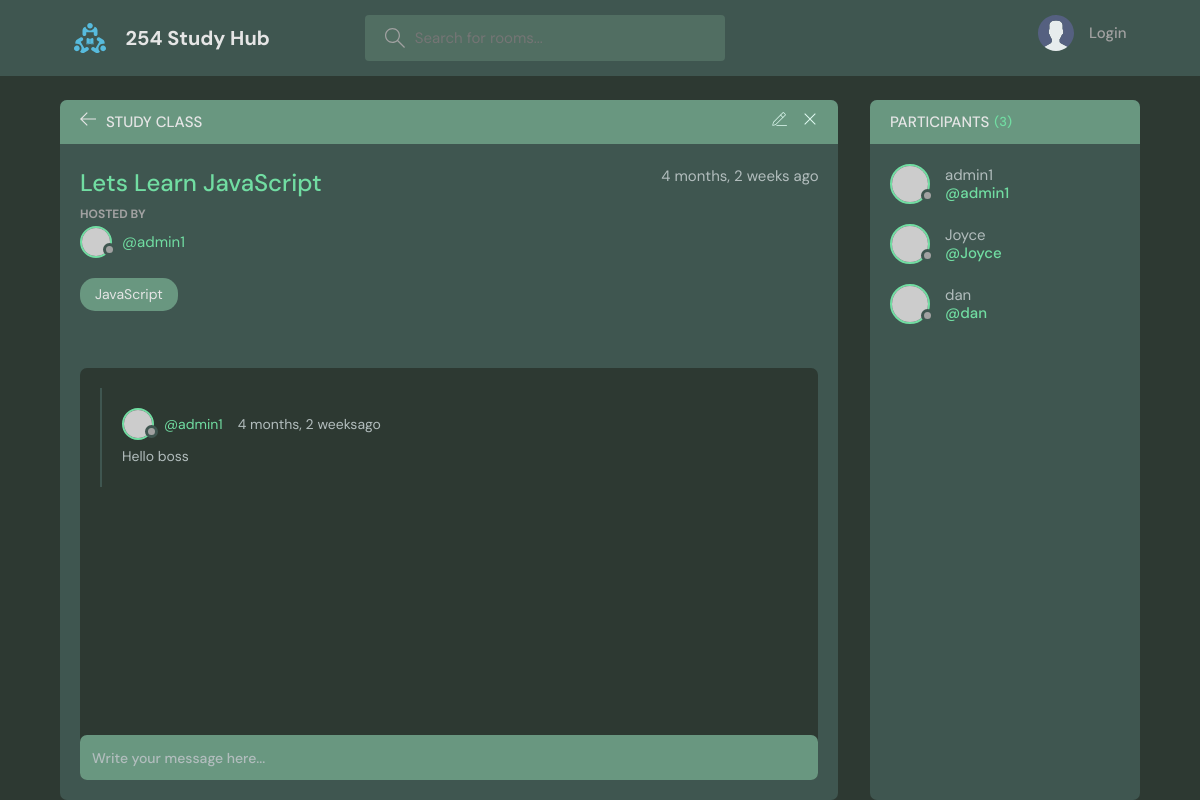
Page /room/2/ on the committed database.
### base/models.py (models this page shows, shortened)
class Room(models.Model):
    host =models.ForeignKey(User, on_delete=models.SET_NULL, null=True)
    topic =models.ForeignKey(Topic, on_delete=models.SET_NULL, null=True)
    name = models.CharField(max_length=200)
    description = models.TextField(null=True, blank=True)
    participants = models.ManyToManyField(User, related_name='participants', blank=True)
    updated = models.DateTimeField(auto_now=True)
    created = models.DateTimeField(auto_now_add=True)
    class Meta:
        ordering = ['-updated', '-created']

class Topic(models.Model):
    name = models.CharField(max_length=200)
    def __str__(self):
        return self.name

class Message(models.Model):
    user = models.ForeignKey(User, models.CASCADE)
    room = models.ForeignKey(Room, on_delete=models.CASCADE)
    body = models.TextField()
    updated = models.DateTimeField(auto_now=True)
    created = models.DateTimeField(auto_now_add=True)
    class Meta:
        ordering = ['-updated', '-created']

### base/views.py (the view, shortened to what this page needs)
# urls.py: path('room/<str:pk>/', views.room, name='room'),
def room(request, pk):
    room = Room.objects.get(id=pk)
    room_message = room.message_set.all()
    participants = room.participants.all()
    context = {'room':room, 'room_message':room_message, 'participants':participants}
    return render(request, 'base/room.html', context)

### base/templates/base/room.html (shortened to what this page needs)
{% extends 'main.html' %}
{% block content %}
    <main class="profile-page layout layout--2">
      <div class="container">
        <div class="room">
          <div class="room__top">
            <div class="room__topLeft">
              <a href="{% url 'home' %}">
                <svg version="1.1" xmlns="http://www.w3.org/2000/svg" width="32" height="32" viewBox="0 0 32 32">
                  <title>arrow-left</title>
                  <path
                    d="M13.723 2.286l-13.723 13.714 13.719 13.714 1.616-1.611-10.96-10.96h27.625v-2.286h-27.625l10.965-10.965-1.616-1.607z"
                  ></path>
                </svg>
              </a>
              <h3>Study Class</h3>
            </div>
            <div class="room__topRight">
              <a href="{% url 'update-room' room.id %}">
              </a>
              <a href="{% url 'delete-room' room.id %}">
                <svg version="1.1" xmlns="http://www.w3.org/2000/svg" width="32" height="32" viewBox="0 0 32 32">
                  <title>remove</title>
                  <path
                    d="M27.314 6.019l-1.333-1.333-9.98 9.981-9.981-9.981-1.333 1.333 9.981 9.981-9.981 9.98 1.333 1.333 9.981-9.98 9.98 9.98 1.333-1.333-9.98-9.98 9.98-9.981z"
                  ></path>
                </svg>
              </a>
            </div>
          </div>
          <div class="room__box scroll">
            <div class="room__header scroll">
              <div class="room__info">
                <h3>{{room.name}}</h3>
                <span>{{room.created | timesince}} ago </span>
              </div>
              <div class="room__hosted">
                <p>HOSTED BY</p>
                <a href="{% url 'user-profile' room.host.id %}" class="room__author">
                  <div class="avatar avatar--small">
                    <img src="https://randomuser.me/api/portraits/men/37.jpg" />
                  </div>
                  <span>@{{room.host.username}}</span>
                </a>
              </div>
              <span class="room__topics">{{room.topic}}</span>
            </div>
            <div class="room__conversation">
              <div class="threads scroll">
                {% for message in room_message %}
                <div class="thread">
                  <div class="thread__top">
                    <div class="thread__author">
                      <a href="{}% url 'user-profile' message.user.id %" class="thread__authorInfo">
                        <div class="avatar avatar--small">
                          <img src="https://randomuser.me/api/portraits/men/37.jpg" />
                        </div>
                        <span>@{{message.user.username}}</span>
                      </a>
                      <span class="thread__date">{{message.created | timesince }}ago</span>
                    </div>
                  </div>
                  <div class="thread__details">
                    {{message.body}}
                  </div>
                </div>
                {% endfor %}
              </div>
            </div>
          </div>
          <div class="room__message">
            <form action="" method="post">
              <input name="" placeholder="Write your message here..." /></form>
          </div>
        </div>
        <div class="participants">
          <h3 class="participants__top">Participants <span>({{participants.count}})</span></h3>
          <div class="participants__list scroll">
            {% for participant in participants %}
            <a href="{% url 'user-profile' user.id %}" class="participant">
              <div class="avatar avatar--medium">
                <img src="https://randomuser.me/api/portraits/men/37.jpg" />
              </div>
              <p>
                {{participant.username}}
                <span>@{{participant.username}}</span>
              </p>
            </a>
            {% endfor %}
          </div>
        </div>
      </div>
    </main>
{% endblock %}

### rows in the picture
Room: name "Lets Learn JavaScript", created "4 months, 2 weeks", host.username "admin1", topic "JavaScript"
Message: user.username "admin1", created "4 months, 2 weeks", body "Hello boss"

### other values in the picture
{{ participants.count }} "3"
{{ participant.username }} "admin1"
{{ participant.username }} "Joyce"
{{ participant.username }} "dan"
